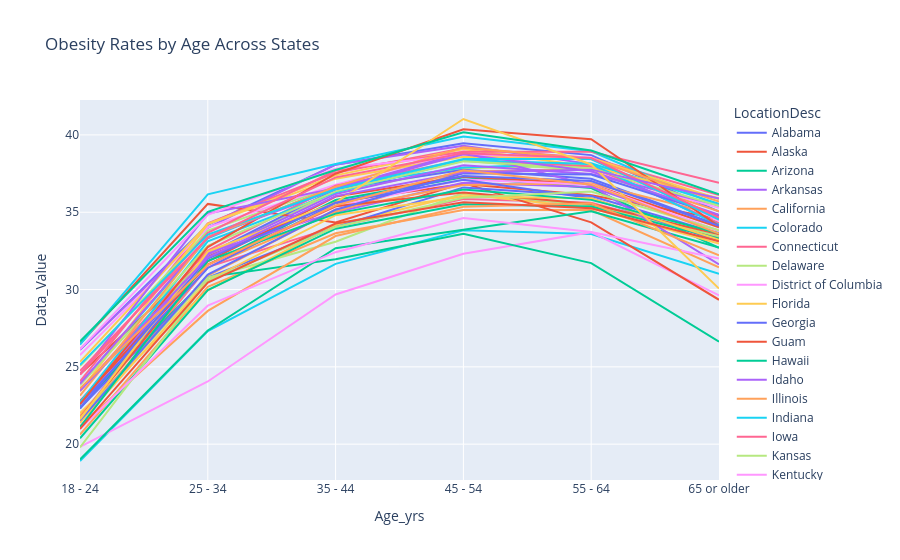

Notebook code cell kept with this figure:
### Code cell
import plotly.graph_objects as go

states = plot_npa["LocationDesc"].unique()

fig2 = go.Figure()

# Add one trace per state
for state in states:
    state_npa = plot_npa[plot_npa["LocationDesc"] == state]
    
    fig2.add_trace(
        go.Scatter(
            x=state_npa["Age_yrs"],
            y=state_npa["Data_Value"],
            mode="lines+markers",
            name=state,
            visible=(state == states[0])  
        )
    )

# Create dropdown buttons
buttons = []

for i, state in enumerate(states):
    visibility = [False] * len(states)
    visibility[i] = True
    
    buttons.append(
        dict(
            label=state,
            method="update",
            args=[
                {"visible": visibility},
                {"title": f"Obesity Rates by Age in {state}"}
            ]
        )
    )
# Add dropdown to layout
fig2.update_layout(
    title=f"Obesity Rates by Age in {states[0]}",
    xaxis_title="Age Group",
    yaxis_title="Obesity Rate (%)",
    updatemenus=[
        dict(
            active=0,
            buttons=buttons,
            x=1.15,
            y=1
        )
    ]
)

fig2 = px.line(
    plot_npa,
    x="Age_yrs",
    y="Data_Value",
    color="LocationDesc",
    title="Obesity Rates by Age Across States"
)

fig2.show()

### Figure 1 — Plotly figure (JSON) as saved in the notebook; plotly's stock layout.template omitted (floating-point values rounded to 4 significant figures)
{"data": [{"hovertemplate": "LocationDesc=Alabama<br>Age_yrs=%{x}<br>Data_Value=%{y}<extra></extra>", "legendgroup": "Alabama", "line": {"color": "#636efa", "dash": "solid"}, "marker": {"symbol": "circle"}, "mode": "lines", "name": "Alabama", "orientation": "v", "showlegend": true, "type": "scatter", "x": ["18 - 24", "25 - 34", "35 - 44", "45 - 54", "55 - 64", "65 or older"], "xaxis": "x", "y": [26.1, 34.18, 38.08, 39.46, 38.69, 35.04], "yaxis": "y"}, {"hovertemplate": "LocationDesc=Alaska<br>Age_yrs=%{x}<br>Data_Value=%{y}<extra></extra>", "legendgroup": "Alaska", "line": {"color": "#EF553B", "dash": "solid"}, "marker": {"symbol": "circle"}, "mode": "lines", "name": "Alaska", "orientation": "v", "showlegend": true, "type": "scatter", "x": ["18 - 24", "25 - 34", "35 - 44", "45 - 54", "55 - 64", "65 or older"], "xaxis": "x", "y": [24.53, 32.13, 35.67, 36.83, 36.1, 34.58], "yaxis": "y"}, {"hovertemplate": "LocationDesc=Arizona<br>Age_yrs=%{x}<br>Data_Value=%{y}<extra></extra>", "legendgroup": "Arizona", "line": {"color": "#00cc96", "dash": "solid"}, "marker": {"symbol": "circle"}, "mode": "lines", "name": "Arizona", "orientation": "v", "showlegend": true, "type": "scatter", "x": ["18 - 24", "25 - 34", "35 - 44", "45 - 54", "55 - 64", "65 or older"], "xaxis": "x", "y": [22.31, 31.58, 35.79, 37.26, 36.57, 32.7], "yaxis": "y"}, {"hovertemplate": "LocationDesc=Arkansas<br>Age_yrs=%{x}<br>Data_Value=%{y}<extra></extra>", "legendgroup": "Arkansas", "line": {"color": "#ab63fa", "dash": "solid"}, "marker": {"symbol": "circle"}, "mode": "lines", "name": "Arkansas", "orientation": "v", "showlegend": true, "type": "scatter", "x": ["18 - 24", "25 - 34", "35 - 44", "45 - 54", "55 - 64", "65 or older"], "xaxis": "x", "y": [26.12, 33.99, 38.09, 39.31, 38.11, 34.19], "yaxis": "y"}, {"hovertemplate": "LocationDesc=California<br>Age_yrs=%{x}<br>Data_Value=%{y}<extra></extra>", "legendgroup": "California", "line": {"color": "#FFA15A", "dash": "solid"}, "marker": {"symbol": "circle"}, "mode": "lines", "name": "California", "orientation": "v", "showlegend": true, "type": "scatter", "x": ["18 - 24", "25 - 34", "35 - 44", "45 - 54", "55 - 64", "65 or older"], "xaxis": "x", "y": [20.62, 30.18, 33.64, 35.14, 35.14, 31.44], "yaxis": "y"}, {"hovertemplate": "LocationDesc=Colorado<br>Age_yrs=%{x}<br>Data_Value=%{y}<extra></extra>", "legendgroup": "Colorado", "line": {"color": "#19d3f3", "dash": "solid"}, "marker": {"symbol": "circle"}, "mode": "lines", "name": "Colorado", "orientation": "v", "showlegend": true, "type": "scatter", "x": ["18 - 24", "25 - 34", "35 - 44", "45 - 54", "55 - 64", "65 or older"], "xaxis": "x", "y": [18.91, 27.31, 31.66, 33.83, 33.59, 31.02], "yaxis": "y"}, {"hovertemplate": "LocationDesc=Connecticut<br>Age_yrs=%{x}<br>Data_Value=%{y}<extra></extra>", "legendgroup": "Connecticut", "line": {"color": "#FF6692", "dash": "solid"}, "marker": {"symbol": "circle"}, "mode": "lines", "name": "Connecticut", "orientation": "v", "showlegend": true, "type": "scatter", "x": ["18 - 24", "25 - 34", "35 - 44", "45 - 54", "55 - 64", "65 or older"], "xaxis": "x", "y": [21.39, 31.46, 34.07, 35.86, 35.61, 33.38], "yaxis": "y"}, {"hovertemplate": "LocationDesc=Delaware<br>Age_yrs=%{x}<br>Data_Value=%{y}<extra></extra>", "legendgroup": "Delaware", "line": {"color": "#B6E880", "dash": "solid"}, "marker": {"symbol": "circle"}, "mode": "lines", "name": "Delaware", "orientation": "v", "showlegend": true, "type": "scatter", "x": ["18 - 24", "25 - 34", "35 - 44", "45 - 54", "55 - 64", "65 or older"], "xaxis": "x", "y": [23.48, 32.25, 36.33, 37.84, 38.03, 35.88], "yaxis": "y"}, {"hovertemplate": "LocationDesc=District of Columbia<br>Age_yrs=%{x}<br>Data_Value=%{y}<extra></extra>", "legendgroup": "District of Columbia", "line": {"color": "#FF97FF", "dash": "solid"}, "marker": {"symbol": "circle"}, "mode": "lines", "name": "District of Columbia", "orientation": "v", "showlegend": true, "type": "scatter", "x": ["18 - 24", "25 - 34", "35 - 44", "45 - 54", "55 - 64", "65 or older"], "xaxis": "x", "y": [19.82, 24.06, 29.68, 32.31, 33.71, 29.62], "yaxis": "y"}, {"hovertemplate": "LocationDesc=Florida<br>Age_yrs=%{x}<br>Data_Value=%{y}<extra></extra>", "legendgroup": "Florida", "line": {"color": "#FECB52", "dash": "solid"}, "marker": {"symbol": "circle"}, "mode": "lines", "name": "Florida", "orientation": "v", "showlegend": true, "type": "scatter", "x": ["18 - 24", "25 - 34", "35 - 44", "45 - 54", "55 - 64", "65 or older"], "xaxis": "x", "y": [22.0, 29.95, 34.16, 36.17, 35.27, 32.98], "yaxis": "y"}, {"hovertemplate": "LocationDesc=Georgia<br>Age_yrs=%{x}<br>Data_Value=%{y}<extra></extra>", "legendgroup": "Georgia", "line": {"color": "#636efa", "dash": "solid"}, "marker": {"symbol": "circle"}, "mode": "lines", "name": "Georgia", "orientation": "v", "showlegend": true, "type": "scatter", "x": ["18 - 24", "25 - 34", "35 - 44", "45 - 54", "55 - 64", "65 or older"], "xaxis": "x", "y": [22.45, 32.29, 36.49, 37.74, 37.16, 34.16], "yaxis": "y"}, {"hovertemplate": "LocationDesc=Guam<br>Age_yrs=%{x}<br>Data_Value=%{y}<extra></extra>", "legendgroup": "Guam", "line": {"color": "#EF553B", "dash": "solid"}, "marker": {"symbol": "circle"}, "mode": "lines", "name": "Guam", "orientation": "v", "showlegend": true, "type": "scatter", "x": ["18 - 24", "25 - 34", "35 - 44", "45 - 54", "55 - 64", "65 or older"], "xaxis": "x", "y": [26.47, 35.54, 34.33, 36.88, 34.34, 29.34], "yaxis": "y"}, {"hovertemplate": "LocationDesc=Hawaii<br>Age_yrs=%{x}<br>Data_Value=%{y}<extra></extra>", "legendgroup": "Hawaii", "line": {"color": "#00cc96", "dash": "solid"}, "marker": {"symbol": "circle"}, "mode": "lines", "name": "Hawaii", "orientation": "v", "showlegend": true, "type": "scatter", "x": ["18 - 24", "25 - 34", "35 - 44", "45 - 54", "55 - 64", "65 or older"], "xaxis": "x", "y": [22.51, 30.81, 31.96, 33.6, 31.71, 26.62], "yaxis": "y"}, {"hovertemplate": "LocationDesc=Idaho<br>Age_yrs=%{x}<br>Data_Value=%{y}<extra></extra>", "legendgroup": "Idaho", "line": {"color": "#ab63fa", "dash": "solid"}, "marker": {"symbol": "circle"}, "mode": "lines", "name": "Idaho", "orientation": "v", "showlegend": true, "type": "scatter", "x": ["18 - 24", "25 - 34", "35 - 44", "45 - 54", "55 - 64", "65 or older"], "xaxis": "x", "y": [21.72, 32.39, 34.99, 36.9, 36.63, 33.81], "yaxis": "y"}, {"hovertemplate": "LocationDesc=Illinois<br>Age_yrs=%{x}<br>Data_Value=%{y}<extra></extra>", "legendgroup": "Illinois", "line": {"color": "#FFA15A", "dash": "solid"}, "marker": {"symbol": "circle"}, "mode": "lines", "name": "Illinois", "orientation": "v", "showlegend": true, "type": "scatter", "x": ["18 - 24", "25 - 34", "35 - 44", "45 - 54", "55 - 64", "65 or older"], "xaxis": "x", "y": [21.82, 31.47, 35.03, 37.61, 37.81, 35.06], "yaxis": "y"}, {"hovertemplate": "LocationDesc=Indiana<br>Age_yrs=%{x}<br>Data_Value=%{y}<extra></extra>", "legendgroup": "Indiana", "line": {"color": "#19d3f3", "dash": "solid"}, "marker": {"symbol": "circle"}, "mode": "lines", "name": "Indiana", "orientation": "v", "showlegend": true, "type": "scatter", "x": ["18 - 24", "25 - 34", "35 - 44", "45 - 54", "55 - 64", "65 or older"], "xaxis": "x", "y": [23.89, 33.32, 36.69, 37.89, 38.17, 35.55], "yaxis": "y"}, {"hovertemplate": "LocationDesc=Iowa<br>Age_yrs=%{x}<br>Data_Value=%{y}<extra></extra>", "legendgroup": "Iowa", "line": {"color": "#FF6692", "dash": "solid"}, "marker": {"symbol": "circle"}, "mode": "lines", "name": "Iowa", "orientation": "v", "showlegend": true, "type": "scatter", "x": ["18 - 24", "25 - 34", "35 - 44", "45 - 54", "55 - 64", "65 or older"], "xaxis": "x", "y": [24.07, 34.28, 37.55, 39.14, 38.51, 36.11], "yaxis": "y"}, {"hovertemplate": "LocationDesc=Kansas<br>Age_yrs=%{x}<br>Data_Value=%{y}<extra></extra>", "legendgroup": "Kansas", "line": {"color": "#B6E880", "dash": "solid"}, "marker": {"symbol": "circle"}, "mode": "lines", "name": "Kansas", "orientation": "v", "showlegend": true, "type": "scatter", "x": ["18 - 24", "25 - 34", "35 - 44", "45 - 54", "55 - 64", "65 or older"], "xaxis": "x", "y": [25.06, 33.82, 36.71, 38.32, 37.66, 34.73], "yaxis": "y"}, {"hovertemplate": "LocationDesc=Kentucky<br>Age_yrs=%{x}<br>Data_Value=%{y}<extra></extra>", "legendgroup": "Kentucky", "line": {"color": "#FF97FF", "dash": "solid"}, "marker": {"symbol": "circle"}, "mode": "lines", "name": "Kentucky", "orientation": "v", "showlegend": true, "type": "scatter", "x": ["18 - 24", "25 - 34", "35 - 44", "45 - 54", "55 - 64", "65 or older"], "xaxis": "x", "y": [25.76, 34.02, 36.78, 38.95, 37.64, 35.28], "yaxis": "y"}, {"hovertemplate": "LocationDesc=Louisiana<br>Age_yrs=%{x}<br>Data_Value=%{y}<extra></extra>", "legendgroup": "Louisiana", "line": {"color": "#FECB52", "dash": "solid"}, "marker": {"symbol": "circle"}, "mode": "lines", "name": "Louisiana", "orientation": "v", "showlegend": true, "type": "scatter", "x": ["18 - 24", "25 - 34", "35 - 44", "45 - 54", "55 - 64", "65 or older"], "xaxis": "x", "y": [25.32, 34.24, 37.38, 39.09, 37.94, 35.91], "yaxis": "y"}, {"hovertemplate": "LocationDesc=Maine<br>Age_yrs=%{x}<br>Data_Value=%{y}<extra></extra>", "legendgroup": "Maine", "line": {"color": "#636efa", "dash": "solid"}, "marker": {"symbol": "circle"}, "mode": "lines", "name": "Maine", "orientation": "v", "showlegend": true, "type": "scatter", "x": ["18 - 24", "25 - 34", "35 - 44", "45 - 54", "55 - 64", "65 or older"], "xaxis": "x", "y": [22.33, 30.77, 34.03, 36.61, 36.05, 33.62], "yaxis": "y"}, {"hovertemplate": "LocationDesc=Maryland<br>Age_yrs=%{x}<br>Data_Value=%{y}<extra></extra>", "legendgroup": "Maryland", "line": {"color": "#EF553B", "dash": "solid"}, "marker": {"symbol": "circle"}, "mode": "lines", "name": "Maryland", "orientation": "v", "showlegend": true, "type": "scatter", "x": ["18 - 24", "25 - 34", "35 - 44", "45 - 54", "55 - 64", "65 or older"], "xaxis": "x", "y": [21.71, 31.82, 36.02, 37.31, 36.81, 34.02], "yaxis": "y"}, {"hovertemplate": "LocationDesc=Massachusetts<br>Age_yrs=%{x}<br>Data_Value=%{y}<extra></extra>", "legendgroup": "Massachusetts", "line": {"color": "#00cc96", "dash": "solid"}, "marker": {"symbol": "circle"}, "mode": "lines", "name": "Massachusetts", "orientation": "v", "showlegend": true, "type": "scatter", "x": ["18 - 24", "25 - 34", "35 - 44", "45 - 54", "55 - 64", "65 or older"], "xaxis": "x", "y": [19.01, 27.35, 32.67, 33.87, 35.07, 32.71], "yaxis": "y"}, {"hovertemplate": "LocationDesc=Michigan<br>Age_yrs=%{x}<br>Data_Value=%{y}<extra></extra>", "legendgroup": "Michigan", "line": {"color": "#ab63fa", "dash": "solid"}, "marker": {"symbol": "circle"}, "mode": "lines", "name": "Michigan", "orientation": "v", "showlegend": true, "type": "scatter", "x": ["18 - 24", "25 - 34", "35 - 44", "45 - 54", "55 - 64", "65 or older"], "xaxis": "x", "y": [22.74, 32.24, 36.18, 38.04, 37.48, 35.44], "yaxis": "y"}, {"hovertemplate": "LocationDesc=Minnesota<br>Age_yrs=%{x}<br>Data_Value=%{y}<extra></extra>", "legendgroup": "Minnesota", "line": {"color": "#FFA15A", "dash": "solid"}, "marker": {"symbol": "circle"}, "mode": "lines", "name": "Minnesota", "orientation": "v", "showlegend": true, "type": "scatter", "x": ["18 - 24", "25 - 34", "35 - 44", "45 - 54", "55 - 64", "65 or older"], "xaxis": "x", "y": [21.71, 30.91, 35.18, 36.76, 36.87, 34.81], "yaxis": "y"}, {"hovertemplate": "LocationDesc=Mississippi<br>Age_yrs=%{x}<br>Data_Value=%{y}<extra></extra>", "legendgroup": "Mississippi", "line": {"color": "#19d3f3", "dash": "solid"}, "marker": {"symbol": "circle"}, "mode": "lines", "name": "Mississippi", "orientation": "v", "showlegend": true, "type": "scatter", "x": ["18 - 24", "25 - 34", "35 - 44", "45 - 54", "55 - 64", "65 or older"], "xaxis": "x", "y": [26.44, 36.16, 38.12, 39.89, 38.94, 35.41], "yaxis": "y"}, {"hovertemplate": "LocationDesc=Missouri<br>Age_yrs=%{x}<br>Data_Value=%{y}<extra></extra>", "legendgroup": "Missouri", "line": {"color": "#FF6692", "dash": "solid"}, "marker": {"symbol": "circle"}, "mode": "lines", "name": "Missouri", "orientation": "v", "showlegend": true, "type": "scatter", "x": ["18 - 24", "25 - 34", "35 - 44", "45 - 54", "55 - 64", "65 or older"], "xaxis": "x", "y": [23.47, 32.52, 36.71, 38.38, 37.96, 34.31], "yaxis": "y"}, {"hovertemplate": "LocationDesc=Montana<br>Age_yrs=%{x}<br>Data_Value=%{y}<extra></extra>", "legendgroup": "Montana", "line": {"color": "#B6E880", "dash": "solid"}, "marker": {"symbol": "circle"}, "mode": "lines", "name": "Montana", "orientation": "v", "showlegend": true, "type": "scatter", "x": ["18 - 24", "25 - 34", "35 - 44", "45 - 54", "55 - 64", "65 or older"], "xaxis": "x", "y": [21.64, 30.77, 33.09, 36.24, 35.46, 33.44], "yaxis": "y"}, {"hovertemplate": "LocationDesc=National<br>Age_yrs=%{x}<br>Data_Value=%{y}<extra></extra>", "legendgroup": "National", "line": {"color": "#FF97FF", "dash": "solid"}, "marker": {"symbol": "circle"}, "mode": "lines", "name": "National", "orientation": "v", "showlegend": true, "type": "scatter", "x": ["18 - 24", "25 - 34", "35 - 44", "45 - 54", "55 - 64", "65 or older"], "xaxis": "x", "y": [22.54, 31.56, 35.36, 37.11, 36.79, 33.8], "yaxis": "y"}, {"hovertemplate": "LocationDesc=Nebraska<br>Age_yrs=%{x}<br>Data_Value=%{y}<extra></extra>", "legendgroup": "Nebraska", "line": {"color": "#FECB52", "dash": "solid"}, "marker": {"symbol": "circle"}, "mode": "lines", "name": "Nebraska", "orientation": "v", "showlegend": true, "type": "scatter", "x": ["18 - 24", "25 - 34", "35 - 44", "45 - 54", "55 - 64", "65 or older"], "xaxis": "x", "y": [23.42, 34.23, 37.17, 38.59, 38.5, 35.85], "yaxis": "y"}, {"hovertemplate": "LocationDesc=Nevada<br>Age_yrs=%{x}<br>Data_Value=%{y}<extra></extra>", "legendgroup": "Nevada", "line": {"color": "#636efa", "dash": "solid"}, "marker": {"symbol": "circle"}, "mode": "lines", "name": "Nevada", "orientation": "v", "showlegend": true, "type": "scatter", "x": ["18 - 24", "25 - 34", "35 - 44", "45 - 54", "55 - 64", "65 or older"], "xaxis": "x", "y": [22.57, 31.39, 35.58, 37.11, 35.91, 33.13], "yaxis": "y"}, {"hovertemplate": "LocationDesc=New Hampshire<br>Age_yrs=%{x}<br>Data_Value=%{y}<extra></extra>", "legendgroup": "New Hampshire", "line": {"color": "#EF553B", "dash": "solid"}, "marker": {"symbol": "circle"}, "mode": "lines", "name": "New Hampshire", "orientation": "v", "showlegend": true, "type": "scatter", "x": ["18 - 24", "25 - 34", "35 - 44", "45 - 54", "55 - 64", "65 or older"], "xaxis": "x", "y": [22.79, 31.61, 35.38, 36.27, 35.53, 33.57], "yaxis": "y"}, {"hovertemplate": "LocationDesc=New Jersey<br>Age_yrs=%{x}<br>Data_Value=%{y}<extra></extra>", "legendgroup": "New Jersey", "line": {"color": "#00cc96", "dash": "solid"}, "marker": {"symbol": "circle"}, "mode": "lines", "name": "New Jersey", "orientation": "v", "showlegend": true, "type": "scatter", "x": ["18 - 24", "25 - 34", "35 - 44", "45 - 54", "55 - 64", "65 or older"], "xaxis": "x", "y": [20.38, 29.97, 33.94, 35.51, 35.38, 33.31], "yaxis": "y"}, {"hovertemplate": "LocationDesc=New Mexico<br>Age_yrs=%{x}<br>Data_Value=%{y}<extra></extra>", "legendgroup": "New Mexico", "line": {"color": "#ab63fa", "dash": "solid"}, "marker": {"symbol": "circle"}, "mode": "lines", "name": "New Mexico", "orientation": "v", "showlegend": true, "type": "scatter", "x": ["18 - 24", "25 - 34", "35 - 44", "45 - 54", "55 - 64", "65 or older"], "xaxis": "x", "y": [24.51, 34.92, 36.54, 38.87, 36.73, 31.63], "yaxis": "y"}, {"hovertemplate": "LocationDesc=New York<br>Age_yrs=%{x}<br>Data_Value=%{y}<extra></extra>", "legendgroup": "New York", "line": {"color": "#FFA15A", "dash": "solid"}, "marker": {"symbol": "circle"}, "mode": "lines", "name": "New York", "orientation": "v", "showlegend": true, "type": "scatter", "x": ["18 - 24", "25 - 34", "35 - 44", "45 - 54", "55 - 64", "65 or older"], "xaxis": "x", "y": [21.16, 28.62, 33.46, 35.35, 35.58, 32.22], "yaxis": "y"}, {"hovertemplate": "LocationDesc=North Carolina<br>Age_yrs=%{x}<br>Data_Value=%{y}<extra></extra>", "legendgroup": "North Carolina", "line": {"color": "#19d3f3", "dash": "solid"}, "marker": {"symbol": "circle"}, "mode": "lines", "name": "North Carolina", "orientation": "v", "showlegend": true, "type": "scatter", "x": ["18 - 24", "25 - 34", "35 - 44", "45 - 54", "55 - 64", "65 or older"], "xaxis": "x", "y": [22.72, 33.12, 36.29, 38.36, 38.12, 34.18], "yaxis": "y"}, {"hovertemplate": "LocationDesc=North Dakota<br>Age_yrs=%{x}<br>Data_Value=%{y}<extra></extra>", "legendgroup": "North Dakota", "line": {"color": "#FF6692", "dash": "solid"}, "marker": {"symbol": "circle"}, "mode": "lines", "name": "North Dakota", "orientation": "v", "showlegend": true, "type": "scatter", "x": ["18 - 24", "25 - 34", "35 - 44", "45 - 54", "55 - 64", "65 or older"], "xaxis": "x", "y": [24.5, 33.67, 37.69, 38.91, 38.91, 36.9], "yaxis": "y"}, {"hovertemplate": "LocationDesc=Ohio<br>Age_yrs=%{x}<br>Data_Value=%{y}<extra></extra>", "legendgroup": "Ohio", "line": {"color": "#B6E880", "dash": "solid"}, "marker": {"symbol": "circle"}, "mode": "lines", "name": "Ohio", "orientation": "v", "showlegend": true, "type": "scatter", "x": ["18 - 24", "25 - 34", "35 - 44", "45 - 54", "55 - 64", "65 or older"], "xaxis": "x", "y": [23.82, 32.83, 36.35, 38.3, 37.84, 35.41], "yaxis": "y"}, {"hovertemplate": "LocationDesc=Oklahoma<br>Age_yrs=%{x}<br>Data_Value=%{y}<extra></extra>", "legendgroup": "Oklahoma", "line": {"color": "#FF97FF", "dash": "solid"}, "marker": {"symbol": "circle"}, "mode": "lines", "name": "Oklahoma", "orientation": "v", "showlegend": true, "type": "scatter", "x": ["18 - 24", "25 - 34", "35 - 44", "45 - 54", "55 - 64", "65 or older"], "xaxis": "x", "y": [26.13, 34.83, 37.82, 38.73, 38.53, 34.44], "yaxis": "y"}, {"hovertemplate": "LocationDesc=Oregon<br>Age_yrs=%{x}<br>Data_Value=%{y}<extra></extra>", "legendgroup": "Oregon", "line": {"color": "#FECB52", "dash": "solid"}, "marker": {"symbol": "circle"}, "mode": "lines", "name": "Oregon", "orientation": "v", "showlegend": true, "type": "scatter", "x": ["18 - 24", "25 - 34", "35 - 44", "45 - 54", "55 - 64", "65 or older"], "xaxis": "x", "y": [21.39, 30.59, 34.81, 36.01, 35.91, 33.22], "yaxis": "y"}, {"hovertemplate": "LocationDesc=Pennsylvania<br>Age_yrs=%{x}<br>Data_Value=%{y}<extra></extra>", "legendgroup": "Pennsylvania", "line": {"color": "#636efa", "dash": "solid"}, "marker": {"symbol": "circle"}, "mode": "lines", "name": "Pennsylvania", "orientation": "v", "showlegend": true, "type": "scatter", "x": ["18 - 24", "25 - 34", "35 - 44", "45 - 54", "55 - 64", "65 or older"], "xaxis": "x", "y": [21.53, 30.96, 35.16, 37.52, 37.44, 34.79], "yaxis": "y"}, {"hovertemplate": "LocationDesc=Puerto Rico<br>Age_yrs=%{x}<br>Data_Value=%{y}<extra></extra>", "legendgroup": "Puerto Rico", "line": {"color": "#EF553B", "dash": "solid"}, "marker": {"symbol": "circle"}, "mode": "lines", "name": "Puerto Rico", "orientation": "v", "showlegend": true, "type": "scatter", "x": ["18 - 24", "25 - 34", "35 - 44", "45 - 54", "55 - 64", "65 or older"], "xaxis": "x", "y": [22.59, 32.74, 37.49, 40.36, 39.73, 34.09], "yaxis": "y"}, {"hovertemplate": "LocationDesc=Rhode Island<br>Age_yrs=%{x}<br>Data_Value=%{y}<extra></extra>", "legendgroup": "Rhode Island", "line": {"color": "#00cc96", "dash": "solid"}, "marker": {"symbol": "circle"}, "mode": "lines", "name": "Rhode Island", "orientation": "v", "showlegend": true, "type": "scatter", "x": ["18 - 24", "25 - 34", "35 - 44", "45 - 54", "55 - 64", "65 or older"], "xaxis": "x", "y": [21.09, 31.86, 34.91, 36.47, 35.8, 33.64], "yaxis": "y"}, {"hovertemplate": "LocationDesc=South Carolina<br>Age_yrs=%{x}<br>Data_Value=%{y}<extra></extra>", "legendgroup": "South Carolina", "line": {"color": "#ab63fa", "dash": "solid"}, "marker": {"symbol": "circle"}, "mode": "lines", "name": "South Carolina", "orientation": "v", "showlegend": true, "type": "scatter", "x": ["18 - 24", "25 - 34", "35 - 44", "45 - 54", "55 - 64", "65 or older"], "xaxis": "x", "y": [23.91, 33.41, 36.49, 38.76, 37.66, 34.83], "yaxis": "y"}, {"hovertemplate": "LocationDesc=South Dakota<br>Age_yrs=%{x}<br>Data_Value=%{y}<extra></extra>", "legendgroup": "South Dakota", "line": {"color": "#FFA15A", "dash": "solid"}, "marker": {"symbol": "circle"}, "mode": "lines", "name": "South Dakota", "orientation": "v", "showlegend": true, "type": "scatter", "x": ["18 - 24", "25 - 34", "35 - 44", "45 - 54", "55 - 64", "65 or older"], "xaxis": "x", "y": [23.14, 33.4, 36.65, 39.19, 38.43, 35.69], "yaxis": "y"}, {"hovertemplate": "LocationDesc=Tennessee<br>Age_yrs=%{x}<br>Data_Value=%{y}<extra></extra>", "legendgroup": "Tennessee", "line": {"color": "#19d3f3", "dash": "solid"}, "marker": {"symbol": "circle"}, "mode": "lines", "name": "Tennessee", "orientation": "v", "showlegend": true, "type": "scatter", "x": ["18 - 24", "25 - 34", "35 - 44", "45 - 54", "55 - 64", "65 or older"], "xaxis": "x", "y": [25.12, 33.56, 36.49, 38.44, 38.44, 34.53], "yaxis": "y"}, {"hovertemplate": "LocationDesc=Texas<br>Age_yrs=%{x}<br>Data_Value=%{y}<extra></extra>", "legendgroup": "Texas", "line": {"color": "#FF6692", "dash": "solid"}, "marker": {"symbol": "circle"}, "mode": "lines", "name": "Texas", "orientation": "v", "showlegend": true, "type": "scatter", "x": ["18 - 24", "25 - 34", "35 - 44", "45 - 54", "55 - 64", "65 or older"], "xaxis": "x", "y": [24.73, 33.35, 37.26, 38.81, 38.51, 34.65], "yaxis": "y"}, {"hovertemplate": "LocationDesc=Utah<br>Age_yrs=%{x}<br>Data_Value=%{y}<extra></extra>", "legendgroup": "Utah", "line": {"color": "#B6E880", "dash": "solid"}, "marker": {"symbol": "circle"}, "mode": "lines", "name": "Utah", "orientation": "v", "showlegend": true, "type": "scatter", "x": ["18 - 24", "25 - 34", "35 - 44", "45 - 54", "55 - 64", "65 or older"], "xaxis": "x", "y": [19.79, 30.58, 34.04, 35.94, 36.34, 33.83], "yaxis": "y"}, {"hovertemplate": "LocationDesc=Vermont<br>Age_yrs=%{x}<br>Data_Value=%{y}<extra></extra>", "legendgroup": "Vermont", "line": {"color": "#FF97FF", "dash": "solid"}, "marker": {"symbol": "circle"}, "mode": "lines", "name": "Vermont", "orientation": "v", "showlegend": true, "type": "scatter", "x": ["18 - 24", "25 - 34", "35 - 44", "45 - 54", "55 - 64", "65 or older"], "xaxis": "x", "y": [20.98, 28.96, 32.42, 34.63, 33.73, 32.01], "yaxis": "y"}, {"hovertemplate": "LocationDesc=Virgin Islands<br>Age_yrs=%{x}<br>Data_Value=%{y}<extra></extra>", "legendgroup": "Virgin Islands", "line": {"color": "#FECB52", "dash": "solid"}, "marker": {"symbol": "circle"}, "mode": "lines", "name": "Virgin Islands", "orientation": "v", "showlegend": true, "type": "scatter", "x": ["18 - 24", "25 - 34", "35 - 44", "45 - 54", "55 - 64", "65 or older"], "xaxis": "x", "y": [21.61, 32.45, 35.63, 41.03, 38.09, 30.06], "yaxis": "y"}, {"hovertemplate": "LocationDesc=Virginia<br>Age_yrs=%{x}<br>Data_Value=%{y}<extra></extra>", "legendgroup": "Virginia", "line": {"color": "#636efa", "dash": "solid"}, "marker": {"symbol": "circle"}, "mode": "lines", "name": "Virginia", "orientation": "v", "showlegend": true, "type": "scatter", "x": ["18 - 24", "25 - 34", "35 - 44", "45 - 54", "55 - 64", "65 or older"], "xaxis": "x", "y": [22.32, 32.0, 35.62, 37.34, 37.02, 34.13], "yaxis": "y"}, {"hovertemplate": "LocationDesc=Washington<br>Age_yrs=%{x}<br>Data_Value=%{y}<extra></extra>", "legendgroup": "Washington", "line": {"color": "#EF553B", "dash": "solid"}, "marker": {"symbol": "circle"}, "mode": "lines", "name": "Washington", "orientation": "v", "showlegend": true, "type": "scatter", "x": ["18 - 24", "25 - 34", "35 - 44", "45 - 54", "55 - 64", "65 or older"], "xaxis": "x", "y": [20.98, 30.45, 34.27, 35.64, 35.26, 33.12], "yaxis": "y"}, {"hovertemplate": "LocationDesc=West Virginia<br>Age_yrs=%{x}<br>Data_Value=%{y}<extra></extra>", "legendgroup": "West Virginia", "line": {"color": "#00cc96", "dash": "solid"}, "marker": {"symbol": "circle"}, "mode": "lines", "name": "West Virginia", "orientation": "v", "showlegend": true, "type": "scatter", "x": ["18 - 24", "25 - 34", "35 - 44", "45 - 54", "55 - 64", "65 or older"], "xaxis": "x", "y": [26.64, 35.03, 37.73, 40.17, 38.99, 36.17], "yaxis": "y"}, {"hovertemplate": "LocationDesc=Wisconsin<br>Age_yrs=%{x}<br>Data_Value=%{y}<extra></extra>", "legendgroup": "Wisconsin", "line": {"color": "#ab63fa", "dash": "solid"}, "marker": {"symbol": "circle"}, "mode": "lines", "name": "Wisconsin", "orientation": "v", "showlegend": true, "type": "scatter", "x": ["18 - 24", "25 - 34", "35 - 44", "45 - 54", "55 - 64", "65 or older"], "xaxis": "x", "y": [23.44, 32.07, 36.04, 37.59, 37.76, 35.89], "yaxis": "y"}, {"hovertemplate": "LocationDesc=Wyoming<br>Age_yrs=%{x}<br>Data_Value=%{y}<extra></extra>", "legendgroup": "Wyoming", "line": {"color": "#FFA15A", "dash": "solid"}, "marker": {"symbol": "circle"}, "mode": "lines", "name": "Wyoming", "orientation": "v", "showlegend": true, "type": "scatter", "x": ["18 - 24", "25 - 34", "35 - 44", "45 - 54", "55 - 64", "65 or older"], "xaxis": "x", "y": [23.61, 31.61, 35.43, 37.71, 36.78, 33.63], "yaxis": "y"}], "layout": {"legend": {"title": {"text": "LocationDesc"}, "tracegroupgap": 0}, "title": {"text": "Obesity Rates by Age Across States"}, "xaxis": {"anchor": "y", "domain": [0, 1], "title": {"text": "Age_yrs"}}, "yaxis": {"anchor": "x", "domain": [0, 1], "title": {"text": "Data_Value"}}}}
